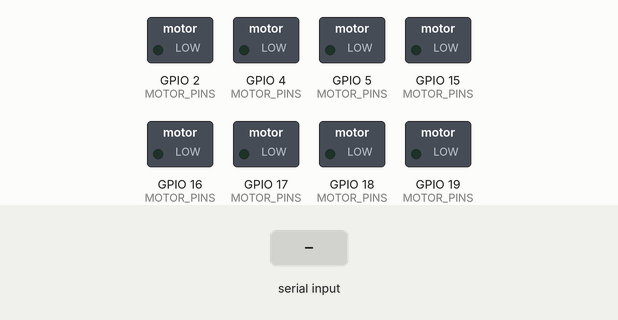
Simulated run of this sketch. Board: ESP32. On the bench: switched loads named in the sketch (green lamp = pin HIGH). The test bench sets the inputs (shaded band). What the sketch prints to the serial monitor is not drawn.

Above: at 1.5 s.
1.6 s: "a\n" received over Serial
At 2.4 s:
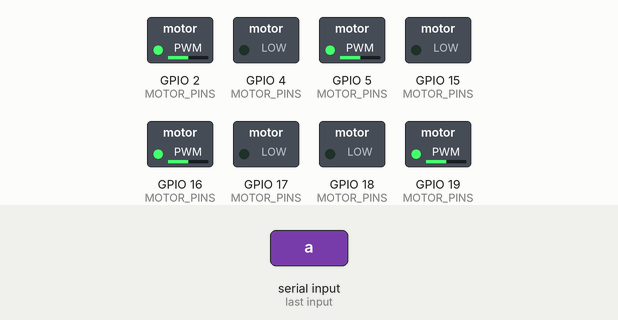
4.1 s: "s\n" received over Serial
5.6 s: "+\n" received over Serial
7.1 s: "a\n" received over Serial
At 9.0 s:
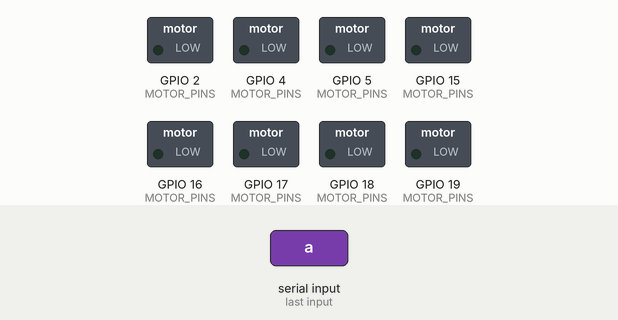
Timing chart, 0 to 10.5 s (numbered marks = the images above; inputs shaded):
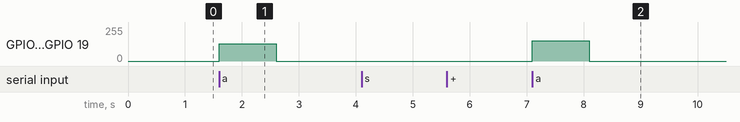

The sketch:

test_moteurs.ino
```cpp
// ============================================================================
//  test_moteurs.ino – Diagnostic des 4 moteurs (pilotés directement par l'ESP32)
//  Programme minimal : pas de WiFi, pas de lidar. Mêmes broches que ESP32_LD06_WiFi.ino :
//      moteur 1 : GPIO15 / GPIO2      moteur 2 : GPIO4  / GPIO16
//      moteur 3 : GPIO17 / GPIO5      moteur 4 : GPIO18 / GPIO19
//
//  Commandes (moniteur série 115200 bauds, « Pas de fin de ligne » ou « Nouvelle ligne ») :
//    1..4 = ce moteur seul, sens + pendant 1 s      ! puis 1..4 = ce moteur, sens - pendant 1 s
//    a = les 4 moteurs, sens + pendant 1 s          s = stop      ? = état
//    + / - = puissance (par pas de 25, de 50 à 255)
//
//  À lire dans le moniteur série après la mise sous tension :
//    - « Démarrage n°… » qui augmente tout seul -> l'ESP32 redémarre en boucle
//      (cause affichée : BROWNOUT = batterie / alimentation trop faible)
//    - les roues tournent alors que « STOP » défile -> câblage (broche, masse commune
//      ESP32 / carte moteur) ou carte moteur qui n'a pas d'entrée « au repos » à 0 V
//    - une roue tourne quelques instants puis s'arrête à la mise sous tension : broches
//      15 et 5 (moteurs 1 et 3) sont à l'état haut pendant le démarrage de l'ESP32,
//      avant que le programme ne tourne (voir le README)
// ============================================================================
#include "esp_system.h"

struct MotorPins { uint8_t a; uint8_t b; };
const MotorPins MOTOR_PINS[4] = { {15, 2}, {4, 16}, {17, 5}, {18, 19} };

void motorPinsLow() {
  for (int m = 0; m < 4; m++) {
    pinMode(MOTOR_PINS[m].a, OUTPUT); digitalWrite(MOTOR_PINS[m].a, LOW);
    pinMode(MOTOR_PINS[m].b, OUTPUT); digitalWrite(MOTOR_PINS[m].b, LOW);
  }
}
// avant setup() : arrêt au plus tôt
struct EarlyMotorOff { EarlyMotorOff() { motorPinsLow(); } };
EarlyMotorOff earlyMotorOff;

const int PWM_FREQ = 1000, PWM_RES = 8;
int power = 128;
RTC_NOINIT_ATTR uint32_t boots;      // garde sa valeur après un redémarrage logiciel / brownout
uint32_t runUntil = 0, stopsSent = 0, lastStop = 0, lastPrint = 0;
bool negNext = false;

void pwmWrite(uint8_t pin, uint8_t ch, int v) {
#if ESP_ARDUINO_VERSION_MAJOR >= 3
  ledcWrite(pin, v);
#else
  ledcWrite(ch, v);
#endif
}
// v de -255 à +255 (sens brut, sans les inversions de l'interface)
void motorRaw(uint8_t m, int v) {
  v = constrain(v, -255, 255);
  if (v > 0)      { pwmWrite(MOTOR_PINS[m].a, m * 2, 0);  pwmWrite(MOTOR_PINS[m].b, m * 2 + 1, v); }
  else if (v < 0) { pwmWrite(MOTOR_PINS[m].a, m * 2, -v); pwmWrite(MOTOR_PINS[m].b, m * 2 + 1, 0); }
  else            { pwmWrite(MOTOR_PINS[m].a, m * 2, 0);  pwmWrite(MOTOR_PINS[m].b, m * 2 + 1, 0); }
}
void stopAll() { for (int m = 0; m < 4; m++) motorRaw(m, 0); }

const char* reasonText(esp_reset_reason_t r) {
  switch (r) {
    case ESP_RST_POWERON:  return "mise sous tension";
    case ESP_RST_BROWNOUT: return "BROWNOUT (tension trop faible : batterie, moteurs qui tirent trop)";
    case ESP_RST_SW:       return "redémarrage logiciel";
    case ESP_RST_PANIC:    return "PLANTAGE du programme";
    case ESP_RST_INT_WDT:
    case ESP_RST_TASK_WDT:
    case ESP_RST_WDT:      return "chien de garde (programme bloqué)";
    case ESP_RST_EXT:      return "bouton EN / reset";
    default:               return "autre";
  }
}

void setup() {
  motorPinsLow();
  Serial.begin(115200);
  esp_reset_reason_t r = esp_reset_reason();
  if (r == ESP_RST_POWERON) boots = 0;
  boots++;
  for (int m = 0; m < 4; m++) {
#if ESP_ARDUINO_VERSION_MAJOR >= 3
    ledcAttach(MOTOR_PINS[m].a, PWM_FREQ, PWM_RES);
    ledcAttach(MOTOR_PINS[m].b, PWM_FREQ, PWM_RES);
#else
    ledcSetup(m * 2, PWM_FREQ, PWM_RES);     ledcAttachPin(MOTOR_PINS[m].a, m * 2);
    ledcSetup(m * 2 + 1, PWM_FREQ, PWM_RES); ledcAttachPin(MOTOR_PINS[m].b, m * 2 + 1);
#endif
  }
  stopAll();
  delay(300);
  Serial.println();
  Serial.println(F("=== test_moteurs (moteurs directs) ==="));
  Serial.print(F("Démarrage n°")); Serial.print(boots); Serial.print(F(" · cause : ")); Serial.println(reasonText(r));
  Serial.println(F("Roues ARRÊTÉES. Commandes : 1..4 = un moteur 1 s, !1..!4 = sens inverse, a = tous, s = stop, +/- = puissance, ? = état"));
}

void loop() {
  while (Serial.available()) {
    char c = Serial.read();
    if (c == '!') { negNext = true; continue; }
    if (c >= '1' && c <= '4') {
      const int m = c - '1', v = negNext ? -power : power;
      stopAll(); motorRaw(m, v); runUntil = millis() + 1000;
      Serial.printf("-> moteur %d (GPIO%d / GPIO%d) sens %c, puissance %d, pendant 1 s\n", m + 1, MOTOR_PINS[m].a, MOTOR_PINS[m].b, v > 0 ? '+' : '-', power);
    }
    else if (c == 'a') { for (int m = 0; m < 4; m++) motorRaw(m, power); runUntil = millis() + 1000; Serial.println(F("-> les 4 moteurs, sens +, 1 s")); }
    else if (c == 's') { runUntil = 0; stopAll(); Serial.println(F("-> STOP")); }
    else if (c == '+') { power = min(255, power + 25); Serial.printf("puissance %d\n", power); }
    else if (c == '-') { power = max(50, power - 25); Serial.printf("puissance %d\n", power); }
    else if (c == '?') { Serial.printf("démarrage n°%u, arrêts envoyés : %u, puissance %d\n", boots, stopsSent, power); }
    if (c != '\n' && c != '\r') negNext = false;
  }
  if (runUntil && millis() > runUntil) { runUntil = 0; stopAll(); Serial.println(F("-> fin, STOP")); }
  if (!runUntil && millis() - lastStop >= 100) { lastStop = millis(); stopAll(); stopsSent++; }
  if (millis() - lastPrint >= 3000) {
    lastPrint = millis();
    Serial.printf("STOP maintenu (%u fois). Les roues tournent-elles ?\n", stopsSent);
  }
}
```

Measured:
- after the input at 1.6 s, GPIO 2 (MOTOR_PINS), GPIO 5 (MOTOR_PINS), GPIO 16 (MOTOR_PINS), GPIO 19 (MOTOR_PINS): 0/255 → 128/255 at once, → 0/255 1.0 s later
- after the input at 4.1 s, every drawn part: stays the same
- after the input at 5.6 s, every drawn part: stays the same
- after the input at 7.1 s, GPIO 2 (MOTOR_PINS), GPIO 5 (MOTOR_PINS), GPIO 16 (MOTOR_PINS), GPIO 19 (MOTOR_PINS): 0/255 → 152/255 at once, → 0/255 1.0 s later
